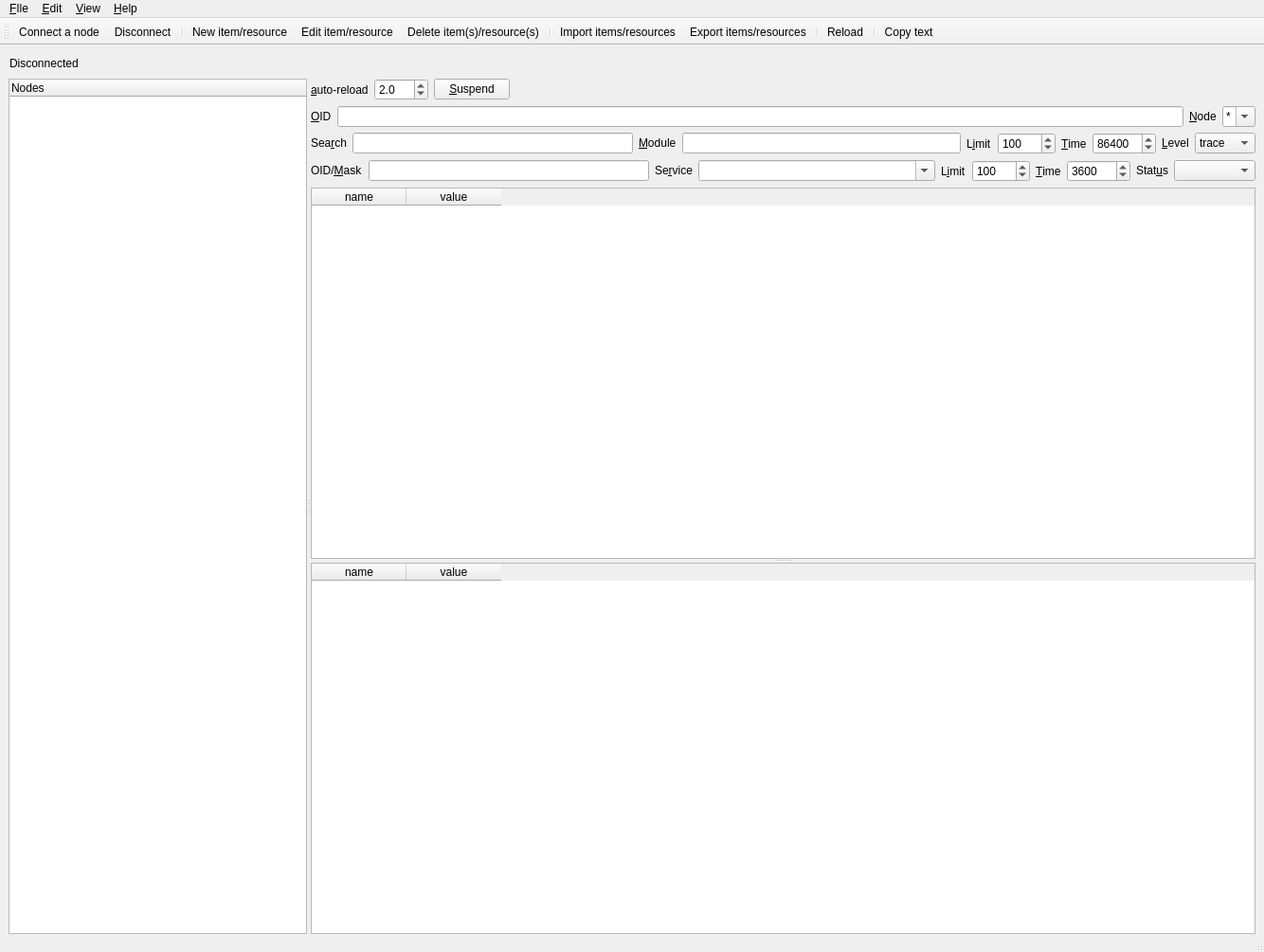
<?xml version="1.0" encoding="UTF-8"?>
<ui version="4.0">
 <class>MainWindow</class>
 <widget class="QMainWindow" name="MainWindow">
  <property name="geometry">
   <rect>
    <x>0</x>
    <y>0</y>
    <width>1334</width>
    <height>1005</height>
   </rect>
  </property>
  <property name="sizePolicy">
   <sizepolicy hsizetype="Preferred" vsizetype="Preferred">
    <horstretch>0</horstretch>
    <verstretch>0</verstretch>
   </sizepolicy>
  </property>
  <property name="windowTitle">
   <string>EVA ICS Cloud Manager UI</string>
  </property>
  <property name="windowIcon">
   <iconset resource="resources.qrc">
    <normaloff>:/i/ecmui.ico</normaloff>:/i/ecmui.ico</iconset>
  </property>
  <widget class="QWidget" name="centralwidget">
   <property name="sizePolicy">
    <sizepolicy hsizetype="Expanding" vsizetype="Expanding">
     <horstretch>0</horstretch>
     <verstretch>0</verstretch>
    </sizepolicy>
   </property>
   <layout class="QGridLayout" name="gridLayout" rowstretch="0,1">
    <item row="0" column="0">
     <layout class="QHBoxLayout" name="horizontalLayout" stretch="0,0,0">
      <property name="leftMargin">
       <number>1</number>
      </property>
      <item>
       <widget class="QLabel" name="status">
        <property name="text">
         <string>Disconnected</string>
        </property>
       </widget>
      </item>
      <item>
       <spacer name="horizontalSpacer_2">
        <property name="orientation">
         <enum>Qt::Horizontal</enum>
        </property>
        <property name="sizeHint" stdset="0">
         <size>
          <width>40</width>
          <height>20</height>
         </size>
        </property>
       </spacer>
      </item>
      <item>
       <widget class="QLabel" name="nit_status">
        <property name="text">
         <string/>
        </property>
       </widget>
      </item>
     </layout>
    </item>
    <item row="1" column="0">
     <widget class="QSplitter" name="splitter_workspace">
      <property name="orientation">
       <enum>Qt::Horizontal</enum>
      </property>
      <widget class="QWidget" name="verticalLayoutWidget">
       <layout class="QVBoxLayout" name="verticalLayout_3">
        <item>
         <widget class="QTreeWidget" name="main_tree">
          <property name="sizePolicy">
           <sizepolicy hsizetype="Expanding" vsizetype="Expanding">
            <horstretch>0</horstretch>
            <verstretch>0</verstretch>
           </sizepolicy>
          </property>
          <property name="minimumSize">
           <size>
            <width>0</width>
            <height>0</height>
           </size>
          </property>
          <property name="maximumSize">
           <size>
            <width>16777215</width>
            <height>16777215</height>
           </size>
          </property>
          <property name="sizeIncrement">
           <size>
            <width>0</width>
            <height>0</height>
           </size>
          </property>
          <property name="baseSize">
           <size>
            <width>0</width>
            <height>0</height>
           </size>
          </property>
          <property name="contextMenuPolicy">
           <enum>Qt::CustomContextMenu</enum>
          </property>
          <column>
           <property name="text">
            <string>Nodes</string>
           </property>
           <property name="icon">
            <iconset theme="icon">
             <normaloff>.</normaloff>.</iconset>
           </property>
          </column>
         </widget>
        </item>
       </layout>
      </widget>
      <widget class="QWidget" name="layoutWidget">
       <layout class="QVBoxLayout" name="vertical_view" stretch="0,0,0,0,0">
        <property name="sizeConstraint">
         <enum>QLayout::SetDefaultConstraint</enum>
        </property>
        <item>
         <layout class="QFormLayout" name="form_auto_reload">
          <item row="1" column="1">
           <layout class="QHBoxLayout" name="horizontalLayout_3">
            <item>
             <widget class="QDoubleSpinBox" name="auto_reload">
              <property name="decimals">
               <number>1</number>
              </property>
              <property name="minimum">
               <double>0.500000000000000</double>
              </property>
              <property name="singleStep">
               <double>0.500000000000000</double>
              </property>
              <property name="value">
               <double>2.000000000000000</double>
              </property>
             </widget>
            </item>
            <item>
             <widget class="QPushButton" name="btn_auto_reload_start_stop">
              <property name="text">
               <string>&amp;Suspend</string>
              </property>
              <property name="icon">
               <iconset resource="resources.qrc">
                <normaloff>:/i/icons/stop.png</normaloff>:/i/icons/stop.png</iconset>
              </property>
             </widget>
            </item>
            <item>
             <spacer name="horizontalSpacer">
              <property name="orientation">
               <enum>Qt::Horizontal</enum>
              </property>
              <property name="sizeHint" stdset="0">
               <size>
                <width>40</width>
                <height>20</height>
               </size>
              </property>
             </spacer>
            </item>
           </layout>
          </item>
          <item row="1" column="0">
           <widget class="QLabel" name="label">
            <property name="text">
             <string>&amp;auto-reload</string>
            </property>
            <property name="buddy">
             <cstring>auto_reload</cstring>
            </property>
           </widget>
          </item>
         </layout>
        </item>
        <item>
         <layout class="QHBoxLayout" name="hl_item_filter">
          <item>
           <layout class="QFormLayout" name="form_items">
            <item row="0" column="0">
             <widget class="QLabel" name="label_oid">
              <property name="text">
               <string>&amp;OID</string>
              </property>
              <property name="buddy">
               <cstring>i_oid</cstring>
              </property>
             </widget>
            </item>
            <item row="0" column="1">
             <widget class="QLineEdit" name="i_oid">
              <property name="maximumSize">
               <size>
                <width>16777215</width>
                <height>16777215</height>
               </size>
              </property>
             </widget>
            </item>
           </layout>
          </item>
          <item>
           <layout class="QFormLayout" name="form_node">
            <item row="1" column="0">
             <widget class="QLabel" name="label_node">
              <property name="text">
               <string>&amp;Node</string>
              </property>
              <property name="buddy">
               <cstring>i_node</cstring>
              </property>
             </widget>
            </item>
            <item row="1" column="1">
             <widget class="QComboBox" name="i_node">
              <property name="editable">
               <bool>true</bool>
              </property>
              <item>
               <property name="text">
                <string>*</string>
               </property>
              </item>
             </widget>
            </item>
           </layout>
          </item>
         </layout>
        </item>
        <item>
         <layout class="QHBoxLayout" name="hl_log_filter">
          <item>
           <layout class="QFormLayout" name="formLayout_4">
            <item row="0" column="0">
             <widget class="QLabel" name="label_log_rx">
              <property name="text">
               <string>Sea&amp;rch</string>
              </property>
              <property name="buddy">
               <cstring>i_log_rx</cstring>
              </property>
             </widget>
            </item>
            <item row="0" column="1">
             <widget class="QLineEdit" name="i_log_rx"/>
            </item>
           </layout>
          </item>
          <item>
           <layout class="QFormLayout" name="formLayout_3">
            <item row="0" column="0">
             <widget class="QLabel" name="label_log_module">
              <property name="text">
               <string>&amp;Module</string>
              </property>
              <property name="buddy">
               <cstring>i_log_module</cstring>
              </property>
             </widget>
            </item>
            <item row="0" column="1">
             <widget class="QLineEdit" name="i_log_module"/>
            </item>
           </layout>
          </item>
          <item>
           <layout class="QFormLayout" name="formLayout_2">
            <item row="0" column="0">
             <widget class="QLabel" name="label_log_limit">
              <property name="text">
               <string>L&amp;imit</string>
              </property>
              <property name="buddy">
               <cstring>i_log_limit</cstring>
              </property>
             </widget>
            </item>
            <item row="0" column="1">
             <widget class="QSpinBox" name="i_log_limit">
              <property name="minimum">
               <number>0</number>
              </property>
              <property name="maximum">
               <number>10000</number>
              </property>
              <property name="singleStep">
               <number>10</number>
              </property>
              <property name="value">
               <number>100</number>
              </property>
             </widget>
            </item>
           </layout>
          </item>
          <item>
           <layout class="QFormLayout" name="formLayout">
            <item row="0" column="0">
             <widget class="QLabel" name="label_log_time">
              <property name="text">
               <string>&amp;Time</string>
              </property>
              <property name="buddy">
               <cstring>i_log_time</cstring>
              </property>
             </widget>
            </item>
            <item row="0" column="1">
             <widget class="QSpinBox" name="i_log_time">
              <property name="minimum">
               <number>1</number>
              </property>
              <property name="maximum">
               <number>999999999</number>
              </property>
              <property name="singleStep">
               <number>1000</number>
              </property>
              <property name="value">
               <number>86400</number>
              </property>
             </widget>
            </item>
           </layout>
          </item>
          <item>
           <layout class="QFormLayout" name="form_log_level">
            <item row="0" column="0">
             <widget class="QLabel" name="label_log_level">
              <property name="text">
               <string>&amp;Level</string>
              </property>
              <property name="buddy">
               <cstring>i_log_level</cstring>
              </property>
             </widget>
            </item>
            <item row="0" column="1">
             <widget class="QComboBox" name="i_log_level">
              <property name="currentText">
               <string>trace</string>
              </property>
              <item>
               <property name="text">
                <string>trace</string>
               </property>
              </item>
              <item>
               <property name="text">
                <string>debug</string>
               </property>
              </item>
              <item>
               <property name="text">
                <string>info</string>
               </property>
              </item>
              <item>
               <property name="text">
                <string>warn</string>
               </property>
              </item>
              <item>
               <property name="text">
                <string>error</string>
               </property>
              </item>
             </widget>
            </item>
           </layout>
          </item>
         </layout>
        </item>
        <item>
         <layout class="QHBoxLayout" name="hl_action_filter">
          <item>
           <layout class="QFormLayout" name="formLayout_9">
            <item row="0" column="0">
             <widget class="QLabel" name="label_action_oid">
              <property name="text">
               <string>OID/&amp;Mask</string>
              </property>
              <property name="buddy">
               <cstring>i_action_oid</cstring>
              </property>
             </widget>
            </item>
            <item row="0" column="1">
             <widget class="QLineEdit" name="i_action_oid"/>
            </item>
           </layout>
          </item>
          <item>
           <layout class="QFormLayout" name="formLayout_8">
            <item row="0" column="0">
             <widget class="QLabel" name="label_action_service">
              <property name="text">
               <string>Se&amp;rvice</string>
              </property>
              <property name="buddy">
               <cstring>i_action_service</cstring>
              </property>
             </widget>
            </item>
            <item row="0" column="1">
             <widget class="QComboBox" name="i_action_service">
              <property name="minimumSize">
               <size>
                <width>250</width>
                <height>0</height>
               </size>
              </property>
              <property name="editable">
               <bool>true</bool>
              </property>
             </widget>
            </item>
           </layout>
          </item>
          <item>
           <layout class="QFormLayout" name="formLayout_7">
            <item row="0" column="0">
             <widget class="QLabel" name="label_action_limit">
              <property name="text">
               <string>L&amp;imit</string>
              </property>
              <property name="buddy">
               <cstring>i_action_limit</cstring>
              </property>
             </widget>
            </item>
            <item row="0" column="1">
             <widget class="QSpinBox" name="i_action_limit">
              <property name="maximum">
               <number>10000</number>
              </property>
              <property name="singleStep">
               <number>10</number>
              </property>
              <property name="value">
               <number>100</number>
              </property>
             </widget>
            </item>
           </layout>
          </item>
          <item>
           <layout class="QFormLayout" name="formLayout_6">
            <item row="0" column="0">
             <widget class="QLabel" name="label_action_time">
              <property name="text">
               <string>&amp;Time</string>
              </property>
              <property name="buddy">
               <cstring>i_action_time</cstring>
              </property>
             </widget>
            </item>
            <item row="0" column="1">
             <widget class="QSpinBox" name="i_action_time">
              <property name="minimum">
               <number>1</number>
              </property>
              <property name="maximum">
               <number>999999999</number>
              </property>
              <property name="singleStep">
               <number>1000</number>
              </property>
              <property name="value">
               <number>3600</number>
              </property>
             </widget>
            </item>
           </layout>
          </item>
          <item>
           <layout class="QFormLayout" name="formLayout_5">
            <item row="0" column="0">
             <widget class="QLabel" name="label_action_status">
              <property name="text">
               <string>Stat&amp;us</string>
              </property>
              <property name="buddy">
               <cstring>i_action_status</cstring>
              </property>
             </widget>
            </item>
            <item row="0" column="1">
             <widget class="QComboBox" name="i_action_status">
              <item>
               <property name="text">
                <string/>
               </property>
              </item>
              <item>
               <property name="text">
                <string>waiting</string>
               </property>
              </item>
              <item>
               <property name="text">
                <string>running</string>
               </property>
              </item>
              <item>
               <property name="text">
                <string>completed</string>
               </property>
              </item>
              <item>
               <property name="text">
                <string>failed</string>
               </property>
              </item>
              <item>
               <property name="text">
                <string>finished</string>
               </property>
              </item>
             </widget>
            </item>
           </layout>
          </item>
         </layout>
        </item>
        <item>
         <widget class="QSplitter" name="splitter_tables">
          <property name="sizePolicy">
           <sizepolicy hsizetype="Expanding" vsizetype="Expanding">
            <horstretch>0</horstretch>
            <verstretch>0</verstretch>
           </sizepolicy>
          </property>
          <property name="orientation">
           <enum>Qt::Vertical</enum>
          </property>
          <property name="childrenCollapsible">
           <bool>false</bool>
          </property>
          <widget class="QTableWidget" name="primary_table">
           <property name="contextMenuPolicy">
            <enum>Qt::CustomContextMenu</enum>
           </property>
           <property name="editTriggers">
            <set>QAbstractItemView::NoEditTriggers</set>
           </property>
           <property name="alternatingRowColors">
            <bool>true</bool>
           </property>
           <property name="selectionMode">
            <enum>QAbstractItemView::ExtendedSelection</enum>
           </property>
           <property name="selectionBehavior">
            <enum>QAbstractItemView::SelectItems</enum>
           </property>
           <property name="showGrid">
            <bool>true</bool>
           </property>
           <property name="gridStyle">
            <enum>Qt::DashLine</enum>
           </property>
           <property name="sortingEnabled">
            <bool>true</bool>
           </property>
           <attribute name="horizontalHeaderVisible">
            <bool>true</bool>
           </attribute>
           <attribute name="verticalHeaderVisible">
            <bool>false</bool>
           </attribute>
           <column>
            <property name="text">
             <string>name</string>
            </property>
           </column>
           <column>
            <property name="text">
             <string>value</string>
            </property>
           </column>
          </widget>
          <widget class="QTableWidget" name="secondary_table">
           <property name="contextMenuPolicy">
            <enum>Qt::CustomContextMenu</enum>
           </property>
           <property name="editTriggers">
            <set>QAbstractItemView::NoEditTriggers</set>
           </property>
           <property name="alternatingRowColors">
            <bool>true</bool>
           </property>
           <property name="selectionMode">
            <enum>QAbstractItemView::ExtendedSelection</enum>
           </property>
           <property name="selectionBehavior">
            <enum>QAbstractItemView::SelectItems</enum>
           </property>
           <property name="showGrid">
            <bool>true</bool>
           </property>
           <property name="gridStyle">
            <enum>Qt::DashLine</enum>
           </property>
           <property name="sortingEnabled">
            <bool>true</bool>
           </property>
           <attribute name="horizontalHeaderVisible">
            <bool>true</bool>
           </attribute>
           <attribute name="verticalHeaderVisible">
            <bool>false</bool>
           </attribute>
           <column>
            <property name="text">
             <string>name</string>
            </property>
           </column>
           <column>
            <property name="text">
             <string>value</string>
            </property>
           </column>
          </widget>
         </widget>
        </item>
       </layout>
      </widget>
     </widget>
    </item>
   </layout>
  </widget>
  <widget class="QMenuBar" name="menubar">
   <property name="geometry">
    <rect>
     <x>0</x>
     <y>0</y>
     <width>1334</width>
     <height>20</height>
    </rect>
   </property>
   <widget class="QMenu" name="menuView">
    <property name="title">
     <string>&amp;View</string>
    </property>
    <addaction name="action_reload"/>
   </widget>
   <widget class="QMenu" name="menu_FIle">
    <property name="title">
     <string>&amp;FIle</string>
    </property>
    <addaction name="action_connect"/>
    <addaction name="action_disconnect"/>
    <addaction name="separator"/>
    <addaction name="action_add_resource"/>
    <addaction name="action_edit_resource"/>
    <addaction name="action_delete_resource"/>
    <addaction name="separator"/>
    <addaction name="action_import_resource"/>
    <addaction name="action_export_resource"/>
    <addaction name="separator"/>
    <addaction name="action_exit"/>
   </widget>
   <widget class="QMenu" name="menu_Edit">
    <property name="title">
     <string>&amp;Edit</string>
    </property>
    <addaction name="action_copy"/>
    <addaction name="action_select_all"/>
   </widget>
   <widget class="QMenu" name="menuHelp">
    <property name="title">
     <string>&amp;Help</string>
    </property>
    <addaction name="action_about"/>
   </widget>
   <addaction name="menu_FIle"/>
   <addaction name="menu_Edit"/>
   <addaction name="menuView"/>
   <addaction name="menuHelp"/>
  </widget>
  <widget class="QToolBar" name="toolBar">
   <property name="windowTitle">
    <string>toolBar</string>
   </property>
   <attribute name="toolBarArea">
    <enum>TopToolBarArea</enum>
   </attribute>
   <attribute name="toolBarBreak">
    <bool>false</bool>
   </attribute>
   <addaction name="action_connect"/>
   <addaction name="action_disconnect"/>
   <addaction name="separator"/>
   <addaction name="action_add_resource"/>
   <addaction name="action_edit_resource"/>
   <addaction name="action_delete_resource"/>
   <addaction name="separator"/>
   <addaction name="action_import_resource"/>
   <addaction name="action_export_resource"/>
   <addaction name="separator"/>
   <addaction name="action_reload"/>
   <addaction name="separator"/>
   <addaction name="action_copy"/>
  </widget>
  <widget class="QStatusBar" name="status_bar">
   <property name="maximumSize">
    <size>
     <width>16777215</width>
     <height>10</height>
    </size>
   </property>
  </widget>
  <action name="action_reload">
   <property name="icon">
    <iconset resource="resources.qrc">
     <normaloff>:/i/icons/reload.png</normaloff>:/i/icons/reload.png</iconset>
   </property>
   <property name="text">
    <string>&amp;Reload</string>
   </property>
   <property name="shortcut">
    <string>Ctrl+R</string>
   </property>
  </action>
  <action name="action_copy">
   <property name="icon">
    <iconset resource="resources.qrc">
     <normaloff>:/i/icons/copy.png</normaloff>:/i/icons/copy.png</iconset>
   </property>
   <property name="text">
    <string>&amp;Copy text</string>
   </property>
   <property name="shortcut">
    <string>Ctrl+C</string>
   </property>
  </action>
  <action name="action_select_all">
   <property name="text">
    <string>Select &amp;all</string>
   </property>
   <property name="shortcut">
    <string>Ctrl+A</string>
   </property>
  </action>
  <action name="action_connect">
   <property name="icon">
    <iconset resource="resources.qrc">
     <normaloff>:/i/icons/connect.png</normaloff>:/i/icons/connect.png</iconset>
   </property>
   <property name="text">
    <string>&amp;Connect a node...</string>
   </property>
   <property name="shortcut">
    <string>Ctrl+Shift+C</string>
   </property>
  </action>
  <action name="action_exit">
   <property name="text">
    <string>E&amp;xit</string>
   </property>
   <property name="shortcut">
    <string>Ctrl+Q</string>
   </property>
  </action>
  <action name="action_about">
   <property name="text">
    <string>&amp;About</string>
   </property>
  </action>
  <action name="action_disconnect">
   <property name="icon">
    <iconset resource="resources.qrc">
     <normaloff>:/i/icons/disconnect.png</normaloff>:/i/icons/disconnect.png</iconset>
   </property>
   <property name="text">
    <string>&amp;Disconnect</string>
   </property>
  </action>
  <action name="action_add_resource">
   <property name="icon">
    <iconset resource="resources.qrc">
     <normaloff>:/i/icons/add.png</normaloff>:/i/icons/add.png</iconset>
   </property>
   <property name="text">
    <string>&amp;New item/resource...</string>
   </property>
   <property name="shortcut">
    <string>Ctrl+N</string>
   </property>
  </action>
  <action name="action_edit_resource">
   <property name="icon">
    <iconset resource="resources.qrc">
     <normaloff>:/i/icons/edit.png</normaloff>:/i/icons/edit.png</iconset>
   </property>
   <property name="text">
    <string>&amp;Edit item/resource...</string>
   </property>
   <property name="shortcut">
    <string>F4</string>
   </property>
  </action>
  <action name="action_delete_resource">
   <property name="icon">
    <iconset resource="resources.qrc">
     <normaloff>:/i/icons/delete.png</normaloff>:/i/icons/delete.png</iconset>
   </property>
   <property name="text">
    <string>&amp;Delete item(s)/resource(s)</string>
   </property>
   <property name="shortcut">
    <string>F8</string>
   </property>
  </action>
  <action name="action_import_resource">
   <property name="icon">
    <iconset resource="resources.qrc">
     <normaloff>:/i/icons/import.png</normaloff>:/i/icons/import.png</iconset>
   </property>
   <property name="text">
    <string>&amp;Import items/resources...</string>
   </property>
  </action>
  <action name="action_export_resource">
   <property name="icon">
    <iconset resource="resources.qrc">
     <normaloff>:/i/icons/export.png</normaloff>:/i/icons/export.png</iconset>
   </property>
   <property name="text">
    <string>E&amp;xport items/resources...</string>
   </property>
  </action>
 </widget>
 <tabstops>
  <tabstop>main_tree</tabstop>
  <tabstop>auto_reload</tabstop>
  <tabstop>btn_auto_reload_start_stop</tabstop>
  <tabstop>i_oid</tabstop>
  <tabstop>i_node</tabstop>
  <tabstop>i_log_rx</tabstop>
  <tabstop>i_log_module</tabstop>
  <tabstop>i_log_limit</tabstop>
  <tabstop>i_log_time</tabstop>
  <tabstop>i_log_level</tabstop>
  <tabstop>i_action_oid</tabstop>
  <tabstop>i_action_service</tabstop>
  <tabstop>i_action_limit</tabstop>
  <tabstop>i_action_time</tabstop>
  <tabstop>i_action_status</tabstop>
  <tabstop>primary_table</tabstop>
  <tabstop>secondary_table</tabstop>
 </tabstops>
 <resources>
  <include location="resources.qrc"/>
 </resources>
 <connections/>
</ui>
